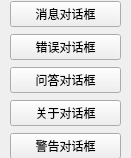
<?xml version="1.0" encoding="UTF-8"?>
<ui version="4.0">
 <class>Form</class>
 <widget class="QWidget" name="Form">
  <property name="geometry">
   <rect>
    <x>0</x>
    <y>0</y>
    <width>131</width>
    <height>158</height>
   </rect>
  </property>
  <property name="windowTitle">
   <string>Form</string>
  </property>
  <widget class="QWidget" name="verticalLayoutWidget">
   <property name="geometry">
    <rect>
     <x>10</x>
     <y>0</y>
     <width>111</width>
     <height>161</height>
    </rect>
   </property>
   <layout class="QVBoxLayout" name="verticalLayout">
    <item>
     <widget class="QPushButton" name="pushButton_5">
      <property name="text">
       <string>消息对话框</string>
      </property>
     </widget>
    </item>
    <item>
     <widget class="QPushButton" name="pushButton_4">
      <property name="text">
       <string>错误对话框</string>
      </property>
     </widget>
    </item>
    <item>
     <widget class="QPushButton" name="pushButton_3">
      <property name="text">
       <string>问答对话框</string>
      </property>
     </widget>
    </item>
    <item>
     <widget class="QPushButton" name="pushButton_2">
      <property name="text">
       <string>关于对话框</string>
      </property>
     </widget>
    </item>
    <item>
     <widget class="QPushButton" name="pushButton">
      <property name="text">
       <string>警告对话框</string>
      </property>
     </widget>
    </item>
   </layout>
  </widget>
 </widget>
 <resources/>
 <connections/>
</ui>
